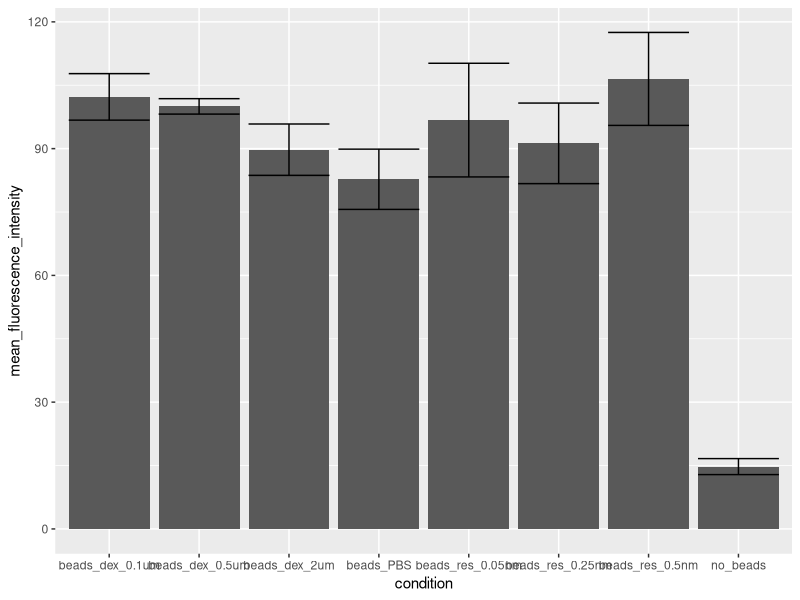
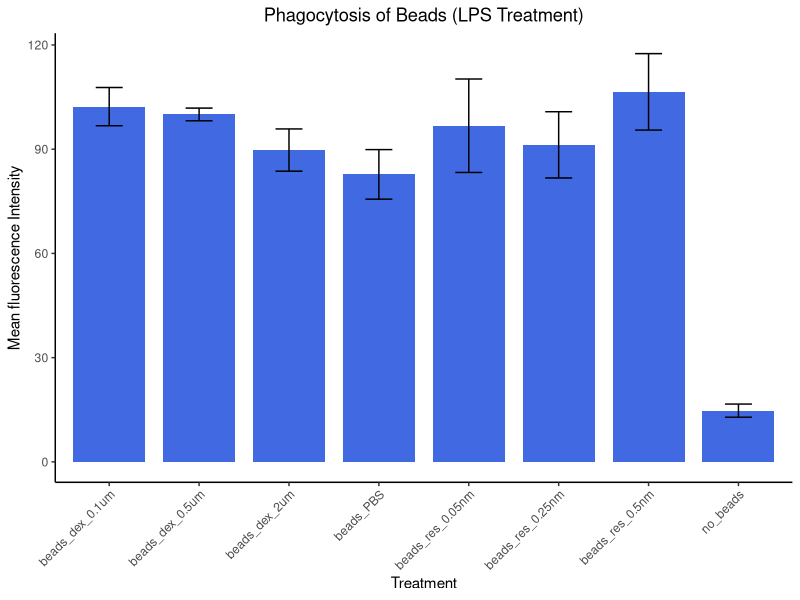
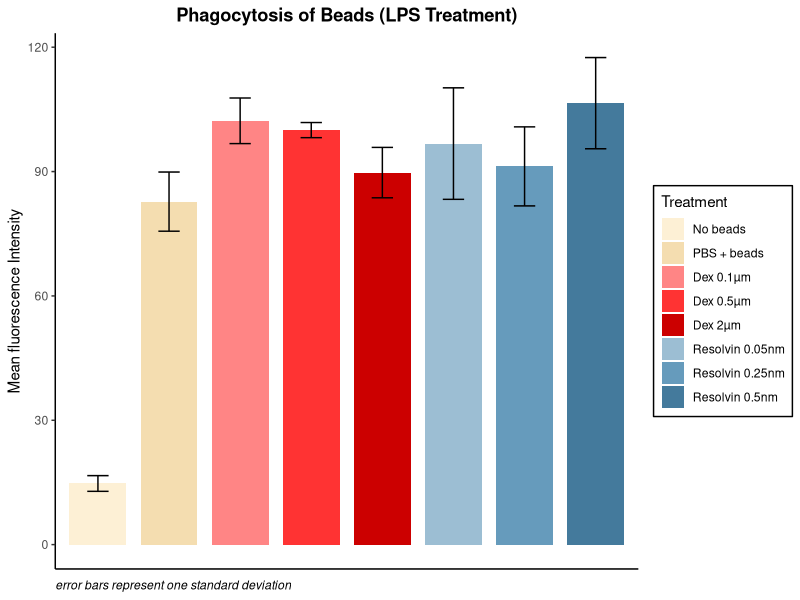
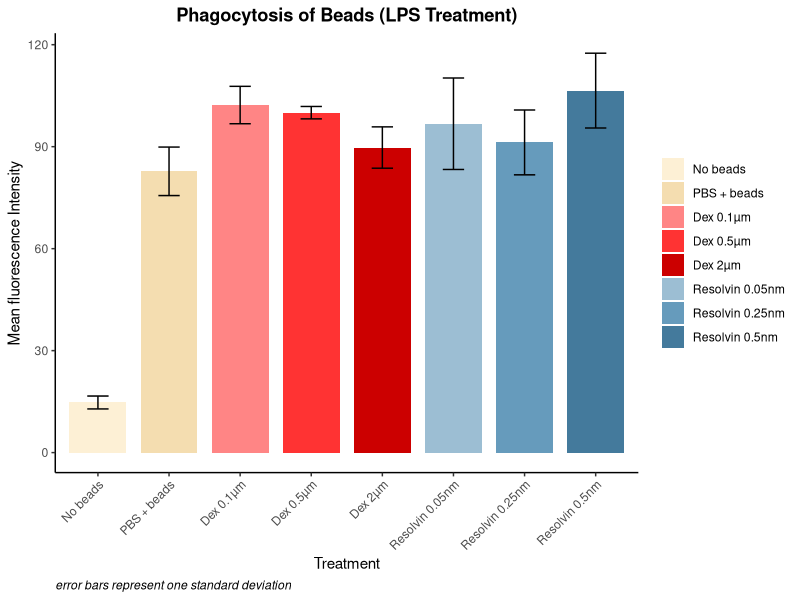

These figures' R source, in order:
##########################################################################################
##########################################################################################
# PLOTTING PLATE READER DATA -----
##########################################################################################
##########################################################################################

# any text following a hashtag is "commented out"-- it won't be read as code by the interpreter,
# so it's good to use to add notes for others (or yourself later on)

# install packages if they are not already available
if(!require(readxl)){
     install.packages("readxl")
 }
 if(!require(tidyverse)){
     install.packages("tidyverse") # this installs dyplr, tidyr, and ggplot2     
 }


# load packages that we will need
library(readxl) # used for reading xlsx files (https://readxl.tidyverse.org/)
library(dplyr) # this is a key package for data manipulation (https://dplyr.tidyverse.org/)
library(tidyr) # this is used for making our data "tidy" (https://tidyr.tidyverse.org/)
library(ggplot2) # this is used for making nice plots (https://ggplot2.tidyverse.org/)


#############################################
# LOADING DATA ----
#############################################


# this is a vector of our column names, which we will use when we read our data in
# in R, the backwards arrow will save our column vector (that we create with the function call on the right)
# in the variable that we declare on the left (`names_of_our_columns`)

names_of_our_columns <- c("no_beads", # here I am using the function c() to create a vector with these entries
                          "beads_dex_2um",
                          "beads_dex_0.5um",
                          "beads_dex_0.1um",
                          "beads_res_0.5nm",
                          "beads_res_0.25nm",
                          "beads_res_0.05nm",
                          "beads_PBS")

# here we read from the excel file-- the first argument to this function 
# should be the filepath relative to the project you are working in. 
# for this line to work as is, you will need to have your excel file in your project directory (folder)
lps_data <- read_xlsx("lps_testdata.xlsx", # THIS NEEDS TO BE WHATEVER YOU'VE CALLED YOUR DATA FILE
                      range = "E29:L32", # this is the range we want to read (in excel syntax) -- not the whole sheet
                      col_names = names_of_our_columns # the column names we applied above
                      )


# now we have read in the data! In RStudio, you can click on the 
# variable in the "environment" panel to view it

#############################################
# TIDYING DATA ----
#############################################

# unfortunately, the tidyverse tools in the R language prefer data to be in a "tidy"
# format, meaning each row corresponds to one observation 
# (right now each row corresponds to 8 observations, one from each condition)

# to do this, we use tidyr to "pivot" our data to longer format:
# (I save this to a new variable, called "lps_data_pivoted")

lps_data_pivoted <- pivot_longer(data = lps_data, 
                                 cols = everything(), # which columns do we want to pivot?
                                 names_to = "condition", # what do we want to name the new column with the previous columns' names?
                                 values_to = "fluorescence_intensity" # what do we want to name the new column with the previous columns' values?
                                 )

# before we plot our data, we are going to compute the mean and standard deviation,
# so we can plot these summary statistics instead of individual datapoints

# here I use `|>` (aka %>%) which is known as the pipe operator: 
# it "pipes" data from one function through to the next
# the final output from the piped sequence (here our summarize call) is then stored in `lps_summary`
# see also: https://r4ds.hadley.nz/data-transform.html#sec-the-pipe
# https://www.reddit.com/r/rstats/comments/vbd6jq/piping_in_r_is_like_baking/

lps_summary <- lps_data_pivoted |>
  # first, group data by condition, so both summary statistics are computed 
  # for each group in the condition column
  group_by(condition) |> 
  # now specify which summary functions you want to use (here mean and standard deviation), and their names:
  summarize(mean_fluorescence_intensity = mean(fluorescence_intensity), # here the new column name we want is `mean_of_data`, and the function we want summarize to call is `mean()`
            standard_dev = sd(fluorescence_intensity)) # we want to compute both mean and standard dev (sd) of the `fluorescence_intensity` column
   

# now our data is ready to be used with ggplot2:

#############################################
# BASE PLOT ----
#############################################

# ggplot works by building layers on top of each other-- we start with data,
# then add x/y axes, colors, sizes, etc (aesthetics); then points/bars/lines/etc (geometries)

# there are a lot of internet resources to help with using this, e.g.
# https://r-statistics.co/Complete-Ggplot2-Tutorial-Part1-With-R-Code.html (great overview/beginner friendly)
# https://www.youtube.com/watch?v=h29g21z0a68 (very long, but good overview of how/why of ggplot from a key contributor)
# https://ggplot2-book.org/ 

# first, initialize the ggplot object:
ggplot(data = lps_summary, # layer 1: data
       mapping = aes(x = condition, y = mean_fluorescence_intensity)) + # layer 2 is aesthetics, here x/y axis
  geom_col() + # now add a layer that is our bar graph (created by geom_col)
  geom_errorbar(aes(ymin = mean_fluorescence_intensity - standard_dev, 
                    ymax = mean_fluorescence_intensity + standard_dev)) # add another layer created by geom col-- this requires extra aesthetics


# this worked, but it was kinda ugly. let's use some ggplot tools to clean it up:

#############################################
# BETTER PLOT ----
#############################################

ggplot(data = lps_summary, # layer 1: data
       mapping = aes(x = condition, y = mean_fluorescence_intensity)) + 
  geom_col(width = 0.8, fill = "royalblue") + 
  geom_errorbar(aes(ymin = mean_fluorescence_intensity - standard_dev, 
                    ymax = mean_fluorescence_intensity + standard_dev),
                width = 0.3) +
  # add x/y axis + title labels with `labs()`
  labs(x = "Treatment", y = "Mean fluorescence Intensity", 
       title = "Phagocytosis of Beads (LPS Treatment)") + 
  theme_classic() +
  theme(axis.text.x = element_text(angle = 45, vjust = 1, hjust = 1), plot.title = element_text(hjust = 0.5))

# this is pretty good, and probably good to shoot for for the notebook; relatively easy while also clean/nice to read

# you can export the plot with `ggsave()` or by just clicking Export on the plots panel in RStudio
# might want to adjust aspect ratio before saving/copying to clipboard


# you can take this a step further though if you want to play around with it:

#############################################
# BONUS PLOT ----
#############################################

# here, I'm setting my own colors and column orders. 

vals <- c("no_beads" = "#FDF0D5", 
          "beads_PBS" = "#F4DDB0",
          "beads_dex_0.1um" = "#FF8585", 
          "beads_dex_0.5um" = "#FF3333", 
          "beads_dex_2um" = "#CC0000",
          "beads_res_0.05nm" = "#9CBED3", 
          "beads_res_0.25nm" = "#669BBC", 
          "beads_res_0.5nm" = "#447A9C")

lims <- c("no_beads", 
          "beads_PBS",
          "beads_dex_0.1um",
          "beads_dex_0.5um",
          "beads_dex_2um",
          "beads_res_0.05nm",
          "beads_res_0.25nm",
          "beads_res_0.5nm")

labes <- c("No beads", 
           "PBS + beads",
           "Dex 0.1µm",
           "Dex 0.5µm",
           "Dex 2µm",
           "Resolvin 0.05nm",
           "Resolvin 0.25nm",
           "Resolvin 0.5nm")

# this version is pretty and neat; but not super colorblind friendly

ggplot(data = lps_summary, 
       mapping = aes(x = condition, y = mean_fluorescence_intensity, fill = condition)) + 
  geom_col(width = 0.8) + 
  geom_errorbar(aes(ymin = mean_fluorescence_intensity - standard_dev, 
                    ymax = mean_fluorescence_intensity + standard_dev),
                width = 0.3) +
  scale_fill_manual(values = vals,
                    labels = labes,
                    limits = lims) +
  scale_x_discrete(limits = lims,
                   labels = labes) + 
  labs(y = "Mean fluorescence Intensity", fill = "Treatment",
       title = "Phagocytosis of Beads (LPS Treatment)",
       caption = "error bars represent one standard deviation") + 
  theme_classic() +
  theme(axis.text.x = element_blank(), 
        axis.ticks.x = element_blank(), axis.title.x = element_blank(),
        plot.title = element_text(hjust = 0.5, face = "bold"), 
        plot.caption = element_text(hjust = 0, face = "italic"),
        legend.background = element_rect(color = "black"))

# redundant axis labeling can also be good:

ggplot(data = lps_summary, 
       mapping = aes(x = condition, y = mean_fluorescence_intensity, fill = condition)) + 
  geom_col(width = 0.8) + 
  geom_errorbar(aes(ymin = mean_fluorescence_intensity - standard_dev, 
                    ymax = mean_fluorescence_intensity + standard_dev),
                width = 0.3) +
  scale_fill_manual(values = vals,
                    labels = labes,
                    limits = lims) +
  scale_x_discrete(limits = lims,
                   labels = labes) + 
  labs(x = "Treatment", y = "Mean fluorescence Intensity", 
       title = "Phagocytosis of Beads (LPS Treatment)",
       caption = "error bars represent one standard deviation") + 
  theme_classic() +
  theme(axis.text.x = element_text(angle = 45, vjust = 1, hjust = 1),
        plot.title = element_text(hjust = 0.5, face = "bold"), 
        plot.caption = element_text(hjust = 0, face = "italic"),
        legend.title = element_blank())
